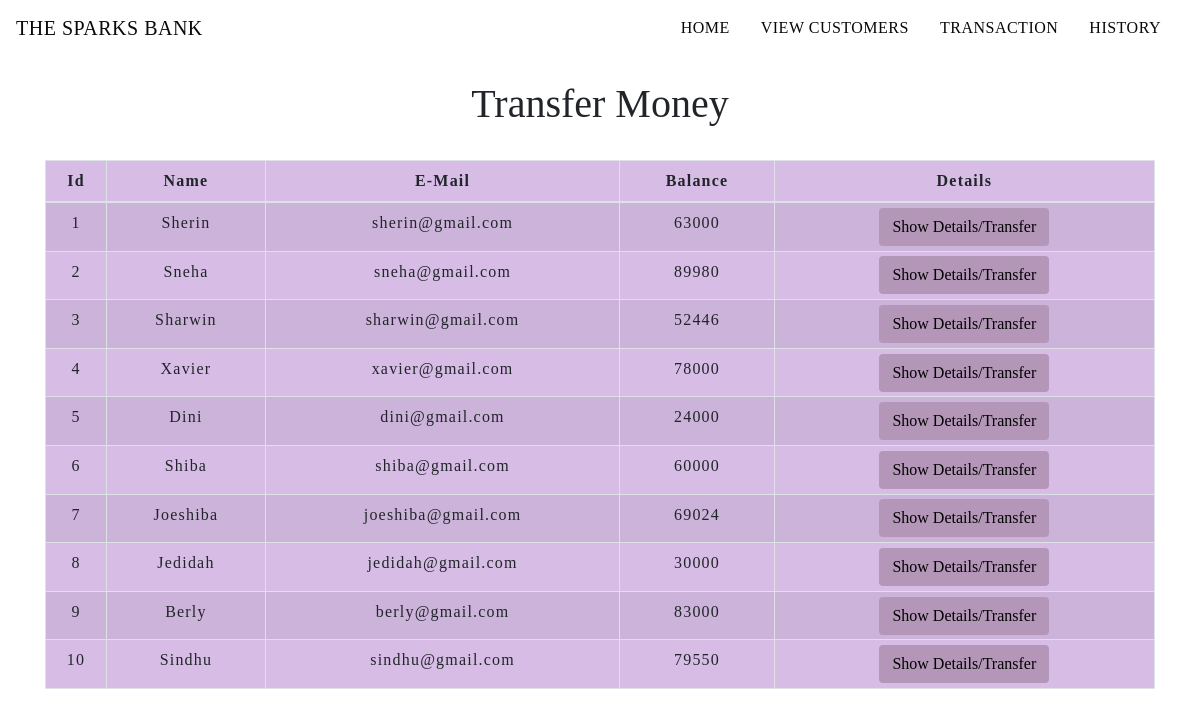
The app's page /transfermoney.php with its own data.
### tables this page shows
CREATE TABLE `users_details` (
  `id` int(5) NOT NULL,
  `name` varchar(100) NOT NULL,
  `email` varchar(150) NOT NULL,
  `balance` int(10) NOT NULL
);

### transfermoney.php (the view, shortened to what this page needs)
<!DOCTYPE html>
<html lang="en">
<head>
    <link rel="stylesheet" href="https://maxcdn.bootstrapcdn.com/bootstrap/4.0.0/css/bootstrap.min.css">
    <link rel="stylesheet" type="text/css" href="css/table.css">
    <link rel="stylesheet" type="text/css" href="css/navbar.css">
</head>
<body>
<?php
    include 'config.php';
    $sql = "SELECT * FROM users_details";
    $result = mysqli_query($conn,$sql);
?>
<?php
  include 'navbar.php';
?>
<div class="container">
        <h2 class="text-center pt-4">Transfer Money</h2>
        <br>
            <div class="row">
                <div class="col">
                    <div class="table-responsive-sm">
                    <table class="table table-hover table-sm table-striped table-condensed table-bordered">
                        <thead>
                            <tr>
                            <th scope="col" class="text-center py-2">Id</th>
                            <th scope="col" class="text-center py-2">Name</th>
                            <th scope="col" class="text-center py-2">E-Mail</th>
                            <th scope="col" class="text-center py-2">Balance</th>
                            <th scope="col" class="text-center py-2">Details</th>
                            </tr>
                        </thead>
                        <tbody>
                <?php
                    while($rows=mysqli_fetch_assoc($result)){
                ?>
                    <tr>
                        <td class="py-2"><?php echo $rows['id'] ?></td>
                        <td class="py-2"><?php echo $rows['name']?></td>
                        <td class="py-2"><?php echo $rows['email']?></td>
                        <td class="py-2"><?php echo $rows['balance']?></td>
                        <td><a href="selecteduserdetail.php?id= <?php echo $rows['id'] ;?>"> <button type="button" class="btn">Show Details/Transfer</button></a></td>
                    </tr>
                <?php
                    }
                ?>
                        </tbody>
                    </table>
                    </div>
                </div>
            </div>
         </div>
</body>
</html>

### css/table.css (style rules this page uses)
* { padding: 0; margin: 0; box-sizing: border-box; font-family: s; }
h2 { font-size: 40px; }
table { letter-spacing: 1.2px; }
.table-striped { background-color: rgb(215, 189, 230); }
td { text-align: center; }
button { border:none; background: #b497b8; transition: 1s; }

### transfermoney.php (style rules this page uses)
button { transition: 1.5s; }

### records on screen
users_details: id "1", name "Sherin", email "sherin@gmail.com", balance "63000"
users_details: id "2", name "Sneha", email "sneha@gmail.com", balance "89980"
users_details: id "3", name "Sharwin", email "sharwin@gmail.com", balance "52446"
users_details: id "4", name "Xavier", email "xavier@gmail.com", balance "78000"
users_details: id "5", name "Dini", email "dini@gmail.com", balance "24000"
users_details: id "6", name "Shiba", email "shiba@gmail.com", balance "60000"
users_details: id "7", name "Joeshiba", email "joeshiba@gmail.com", balance "69024"
users_details: id "8", name "Jedidah", email "jedidah@gmail.com", balance "30000"
users_details: id "9", name "Berly", email "berly@gmail.com", balance "83000"
users_details: id "10", name "Sindhu", email "sindhu@gmail.com", balance "79550"
